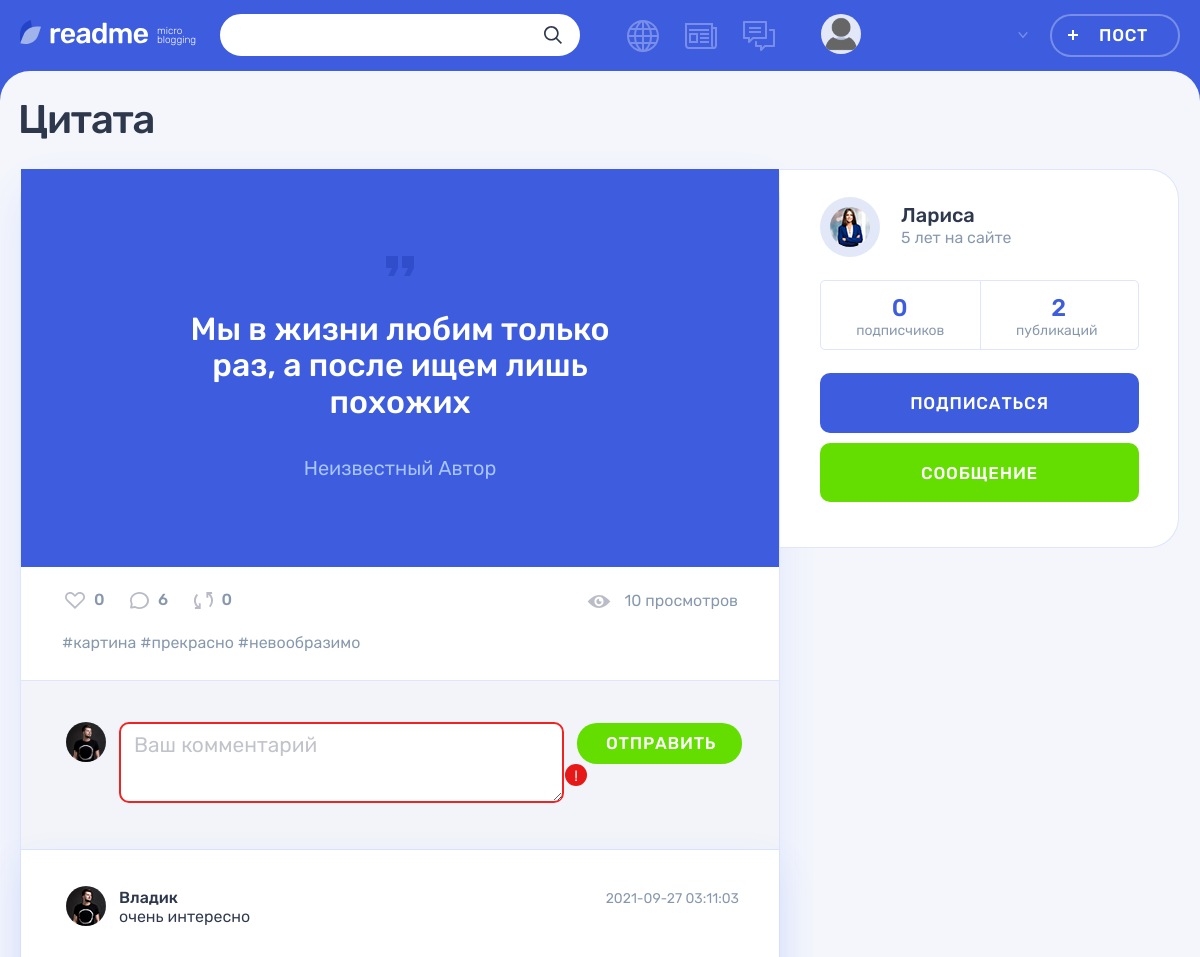
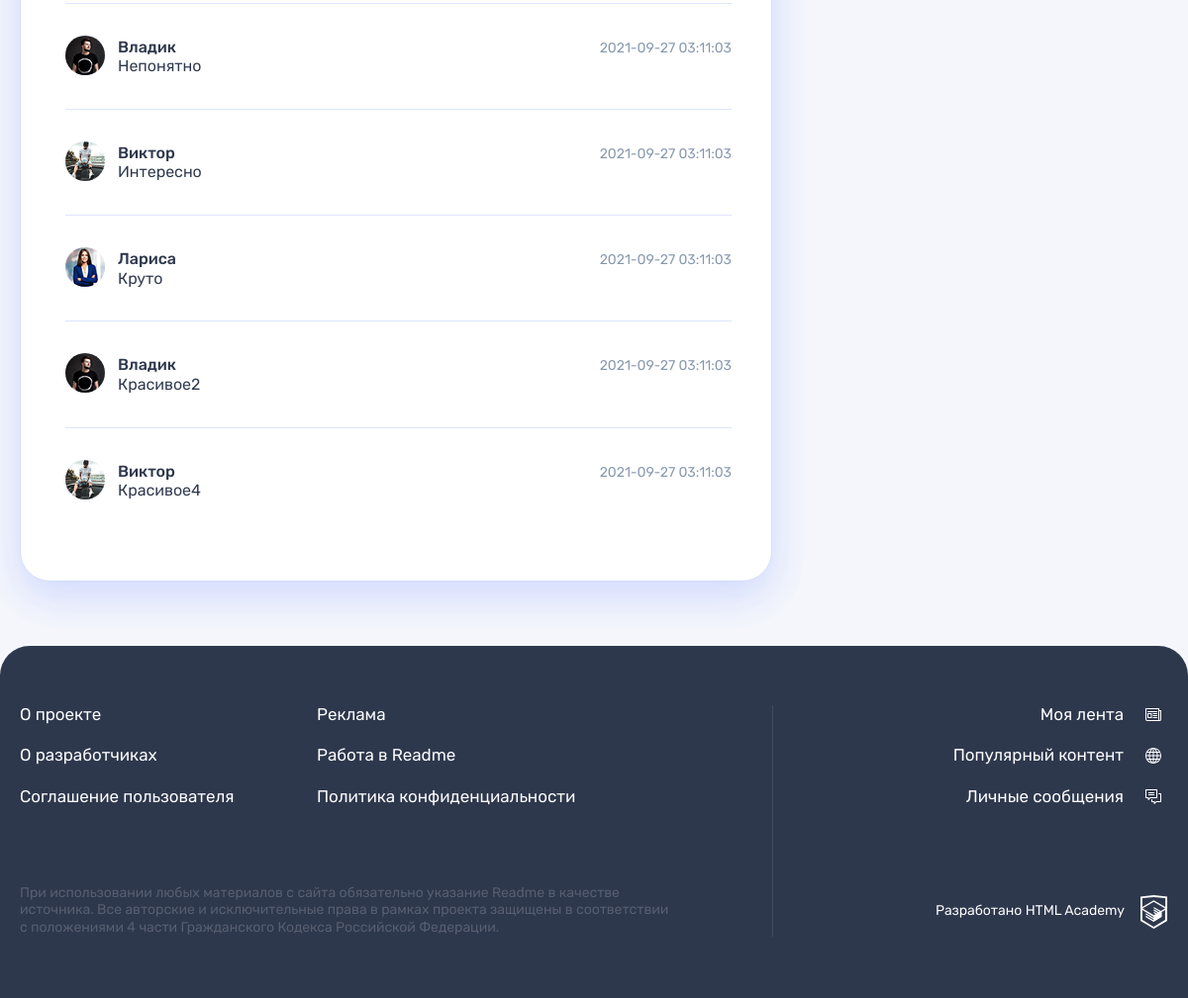
Screenshot of /post.php?id=1&comments=all (signed in) with the database file from the repository (2 pictures, top to bottom).
### tables this page shows
CREATE TABLE `posts` (
                                  `id`               INT UNSIGNED                           NOT NULL AUTO_INCREMENT PRIMARY KEY,
                                  `created_at`       DATETIME     DEFAULT CURRENT_TIMESTAMP NOT NULL,
                                  `updated_at`       DATETIME     DEFAULT CURRENT_TIMESTAMP ON UPDATE CURRENT_TIMESTAMP,
                                  `title`            VARCHAR(255)                           NOT NULL,
                                  `content`          TEXT                                   NULL,
                                  `author_quote`     VARCHAR(255)                           NULL,  
                                  `image_url`        VARCHAR(2048)                          NULL,
                                  `video_url`        VARCHAR(2048)                          NULL,
                                  `website_url`      VARCHAR(2048)                          NULL,
                                  `views_count`      INT UNSIGNED DEFAULT 0,                       
                                  `repost_flag`      BOOL         DEFAULT FALSE,                   
                                  `original_post_id` INT UNSIGNED,                                 
                                  `user_id`          INT UNSIGNED                           NOT NULL,
                                  `type_id`          INT UNSIGNED                           NOT NULL,
                                  FOREIGN KEY (user_id) REFERENCES users (id),
                                  FOREIGN KEY (type_id) REFERENCES types (id)
);

CREATE TABLE `post_hashtags` (
    `post_id` INT UNSIGNED NOT NULL,
    `hashtag_id` INT UNSIGNED NOT NULL,
    PRIMARY KEY (post_id, hashtag_id),
    FOREIGN KEY (post_id) REFERENCES posts (id),
    FOREIGN KEY (hashtag_id) REFERENCES hashtags (id)
);

CREATE TABLE `hashtags` (
    `id` INT UNSIGNED NOT NULL AUTO_INCREMENT PRIMARY KEY,
    `title` VARCHAR(255) NOT NULL,
    `created_at` DATETIME DEFAULT CURRENT_TIMESTAMP NOT NULL,
    `updated_at` DATETIME DEFAULT CURRENT_TIMESTAMP ON UPDATE CURRENT_TIMESTAMP
);

CREATE TABLE `comments` (
    `id` INT UNSIGNED NOT NULL AUTO_INCREMENT PRIMARY KEY,
    `created_at` DATETIME DEFAULT CURRENT_TIMESTAMP NOT NULL,
    `updated_at` DATETIME DEFAULT CURRENT_TIMESTAMP ON UPDATE CURRENT_TIMESTAMP,
    `content` TEXT NOT NULL,
    `user_id` INT UNSIGNED NOT NULL,
    `post_id` INT UNSIGNED NOT NULL,
    FOREIGN KEY (user_id) REFERENCES users (id),
    FOREIGN KEY (post_id) REFERENCES posts (id)
);

CREATE TABLE `users` (
    `id` INT UNSIGNED NOT NULL AUTO_INCREMENT PRIMARY KEY,
    `email` VARCHAR(255) NOT NULL,
    `login` VARCHAR(255) NOT NULL,
    `password` VARCHAR(255) NOT NULL,
    `avatar_url` VARCHAR(2048) NOT NULL,
    `created_at` DATETIME DEFAULT CURRENT_TIMESTAMP NOT NULL,
    `updated_at` DATETIME DEFAULT CURRENT_TIMESTAMP ON UPDATE CURRENT_TIMESTAMP
);

### functions/functions.php (called while the page is built, shortened)
<?php
function includeTemplate($name, array $data = [])
{
    $name = 'templates/' . $name;
    extract($data);
    require $name;
    $result = ob_get_clean();
    return $result;
}

### post-page-helper.php (called while the page is built, shortened)
<?php
function handleMissingPost($connect, $title)
{
    try {
        $postId = filter_input(INPUT_GET, 'id', FILTER_SANITIZE_NUMBER_INT);
        return getPost($connect, $postId);
    } catch (Exception $e) {
        showNotFoundPage($title);
        exit();
    }
}

### sql-connect.php (called while the page is built, shortened)
<?php
function getPost($connect, $id)
{
    $sqlPostInfo = "SELECT
        posts.id,
        posts.title,
        types.id AS 'type_id',
        types.title AS 'type_title',
        posts.content,
        posts.author_quote,
        posts.image_url,
        posts.video_url,
        posts.website_url,
        users.id AS 'user_id',
        users.login AS 'user_login',
        users.avatar_url AS 'user_avatar_url',
        posts.views_count,
        (SELECT COUNT(posts.id) FROM posts WHERE posts.user_id = users.id) AS 'count_user_posts',
        (SELECT COUNT(likes.user_id) FROM likes WHERE likes.post_id = posts.id) AS 'count_post_likes',
        (SELECT COUNT(subscriptions.subscriber_user_id) FROM subscriptions WHERE subscriptions.subscribed_to_user_id = users.id) AS 'count_user_subscribers',
        (SELECT COUNT(comments.id) FROM comments WHERE comments.post_id=posts.id) AS 'count_post_comments',
        (SELECT COUNT(posts.id) FROM posts WHERE posts.repost_flag = 1) AS 'count_post_reposts'
FROM posts
          INNER JOIN users ON posts.user_id = users.id
          INNER JOIN types ON posts.type_id = types.id
WHERE posts.id = $id";
    $resultPost = mysqli_query($connect, $sqlPostInfo);
    if ($post = mysqli_fetch_assoc($resultPost)) {
        return $post;
    }
    throw new Exception('Пост не найден');
}
function getPostHashtags($connect, $id)
{
    $sqlPostHashtags = "SELECT
        post_hashtags.post_id,
        post_hashtags.hashtag_id,
        hashtags.title AS 'hashtag_title'
FROM post_hashtags
        INNER JOIN hashtags ON post_hashtags.hashtag_id = hashtags.id
WHERE post_hashtags.post_id = $id";
    $resultPost = mysqli_query($connect, $sqlPostHashtags);
    return mysqli_fetch_all($resultPost, MYSQLI_ASSOC);
}
function getPostComments($connect, $id, $countComments)
{
    $limit = "";
    $sqlPostHashtags = "SELECT
        comments.id,
        comments.content,
        comments.created_at,
        comments.updated_at,
        users.id AS 'user_id',
        users.login AS 'user_login',
        users.avatar_url AS 'user_avatar_url',
        posts.id AS 'post_id'
FROM comments
        INNER JOIN users ON comments.user_id = users.id
        INNER JOIN posts ON comments.post_id = posts.id
WHERE posts.id = $id
ORDER BY comments.created_at DESC $limit";
    $resultPost = mysqli_query($connect, $sqlPostHashtags);
    return mysqli_fetch_all($resultPost, MYSQLI_ASSOC);
}

### functions/validate-functions.php (called while the page is built, shortened)
<?php
function htmlValidate($text)
{
    return htmlspecialchars($text, ENT_QUOTES | ENT_SUBSTITUTE, 'UTF-8');
}

### templates/post-page.php (the view, shortened to what this page needs)
<main class="page__main page__main--publication">
    <div class="container">
        <h1 class="page__title page__title--publication"><?= htmlValidate($post['title']); ?></h1>
        <section class="post-details">
            <div class="post-details__wrapper post-<?= $post['type_title'] ?>>">
                <div class="post-details__main-block post post--details">
                    <?php switch ($post['type_title']):
                        case 'quote':
                            print(includeTemplate("detail-posts/quote-post.php", ['post' => $post]));
                            break;
                    endswitch ?>
                    <div class="post__indicators">
                        <div class="post__buttons">
                            <a class="post__indicator post__indicator--likes button" href="#" title="Лайк">
                                <svg class="post__indicator-icon" width="20" height="17">
                                    <use xlink:href="#icon-heart"></use>
                                </svg>
                                <span><?= $post['count_post_likes']; ?></span>
                            </a>
                            <a class="post__indicator post__indicator--comments button" href="#"
                               title="Комментарии">
                                <svg class="post__indicator-icon" width="19" height="17">
                                    <use xlink:href="#icon-comment"></use>
                                </svg>
                                <span><?= $post['count_post_comments']; ?></span>
                            </a>
                            <a class="post__indicator post__indicator--repost button" href="#" title="Репост">
                                <svg class="post__indicator-icon" width="19" height="17">
                                    <use xlink:href="#icon-repost"></use>
                                </svg>
                                <span><?= $post['count_post_reposts']; ?></span>
                            </a>
                        </div>
                        <span class="post__view"><?= $post['views_count']; ?> просмотров</span>
                    </div>
                    <ul class="post__tags">
                        <?php foreach ($hashtags as $hashtag): ?>
                            <li><a href="#">#<?= $hashtag['hashtag_title'] ?></a></li>
                        <?php endforeach; ?>
                    </ul>
                    <div class="comments">
                        <form class="comments__form form" action="#" method="post">
                            <div class="comments__my-avatar">
                                <img class="comments__picture" src="../img/userpic-medium.jpg"
                                     alt="Аватар пользователя">
                            </div>
                            <div class="form__input-section form__input-section--error">
                            <textarea class="comments__textarea form__textarea form__input"
                                      placeholder="Ваш комментарий"></textarea>
                                <button class="form__error-button button" type="button">!</button>
                            </div>
                            <button class="comments__submit button button--green" type="submit">Отправить</button>
                        </form>
                        <div class="comments__list-wrapper">
                            <ul class="comments__list">
                                <?php foreach ($comments as $comment): ?>
                                    <li class="comments__item user">
                                        <div class="comments__avatar">
                                            <a class="user__avatar-link" href="#">
                                                <img class="comments__picture"
                                                     src="../img/<?= $comment['user_avatar_url'] ?>"
                                                     alt="Аватар пользователя">
                                            </a>
                                        </div>
                                        <div class="comments__info">
                                            <div class="comments__name-wrapper">
                                                <a class="comments__user-name" href="#">
                                                    <span><?= $comment['user_login'] ?></span>
                                                </a>
                                                <time class="comments__time"
                                                      datetime="2019-03-20"><?= $comment['created_at'] ?></time>
                                            </div>
                                            <p class="comments__text">
                                                <?= $comment['content'] ?>
                                            </p>
                                        </div>
                                    </li>
                                <?php endforeach; ?>
                            </ul>
                        </div>
                    </div>
                </div>
                <div class="post-details__user user">
                    <div class="post-details__user-info user__info">
                        <div class="post-details__avatar user__avatar">
                            <a class="post-details__avatar-link user__avatar-link" href="#">
                                <img class="post-details__picture user__picture"
                                     src="./img/<?= $post['user_avatar_url']; ?>"
                                     alt="Аватар пользователя">
                            </a>
                        </div>
                        <div class="post-details__name-wrapper user__name-wrapper">
                            <a class="post-details__name user__name" href="#">
                                <span><?= $post['user_login']; ?></span>
                            </a>
                            <time class="post-details__time user__time" datetime="2014-03-20">5 лет на сайте</time>
                        </div>
                    </div>
                    <div class="post-details__rating user__rating">
                        <p class="post-details__rating-item user__rating-item user__rating-item--subscribers">
                            <span class="post-details__rating-amount user__rating-amount"><?= $post['count_user_subscribers']; ?></span>
                            <span class="post-details__rating-text user__rating-text">подписчиков</span>
                        </p>
                        <p class="post-details__rating-item user__rating-item user__rating-item--publications">
                            <span class="post-details__rating-amount user__rating-amount"><?= $post['count_user_posts']; ?></span>
                            <span class="post-details__rating-text user__rating-text">публикаций</span>
                        </p>
                    </div>
                    <div class="post-details__user-buttons user__buttons">
                        <button class="user__button user__button--subscription button button--main" type="button">
                            Подписаться
                        </button>
                        <a class="user__button user__button--writing button button--green" href="#">Сообщение</a>
                    </div>
                </div>
            </div>
        </section>
    </div>
</main>

### templates/detail-posts/quote-post.php
<div class="post-details__image-wrapper post-quote">
    <div class="post__main">
        <blockquote>
            <p>
                <?= htmlValidate($post['content']) ?>
            </p>
            <cite>
                <?= $post['author_quote'] ?? "Неизвестный Автор"; ?>
            </cite>
        </blockquote>
    </div>
</div>

### rows the page displays
posts: title "Цитата", content "Мы в жизни любим только раз, а после ищем лишь похожих", author_quote "Неизвестный Автор", views_count "10", user.avatar_url (picture), user.login "Лариса"
post_hashtags: hashtag.title "картина"
post_hashtags: hashtag.title "прекрасно"
post_hashtags: hashtag.title "невообразимо"
comments: user.avatar_url (picture), user.login "Владик", created_at "2021-09-27 03:11:03", content "очень интересно"
comments: user.avatar_url (picture), user.login "Владик", created_at "2021-09-27 03:11:03", content "Непонятно"
comments: user.avatar_url (picture), user.login "Виктор", created_at "2021-09-27 03:11:03", content "Интересно"
comments: user.avatar_url (picture), user.login "Лариса", created_at "2021-09-27 03:11:03", content "Круто"
comments: user.avatar_url (picture), user.login "Владик", created_at "2021-09-27 03:11:03", content "Красивое2"
comments: user.avatar_url (picture), user.login "Виктор", created_at "2021-09-27 03:11:03", content "Красивое4"

### other values shown
$post['count_post_likes'] "0"
$post['count_post_comments'] "6"
$post['count_post_reposts'] "0"
$post['count_user_subscribers'] "0"
$post['count_user_posts'] "2"
